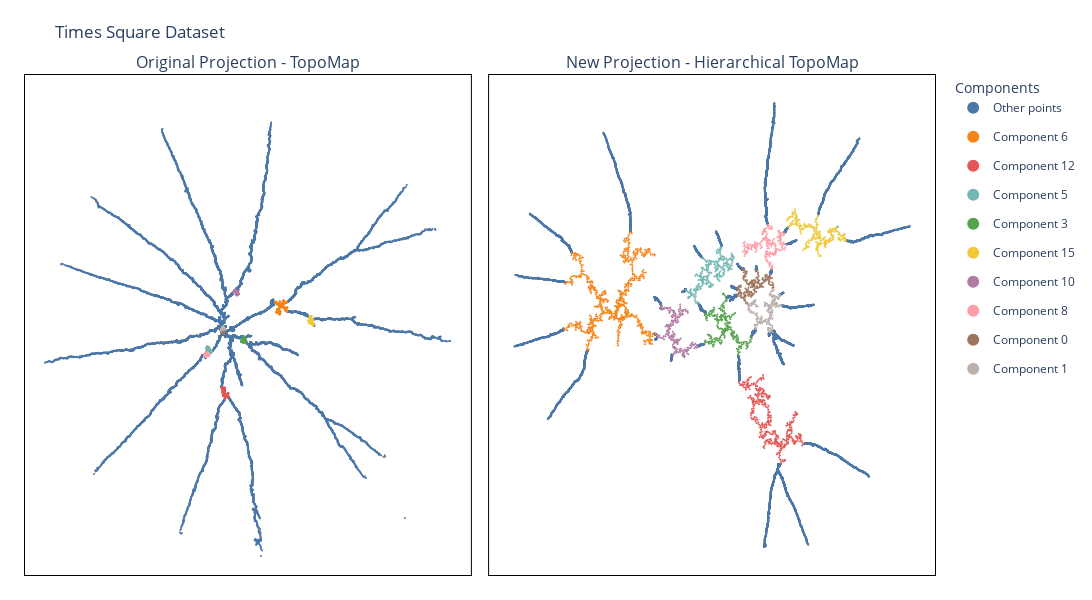

The code cell stored with this chart in its notebook:
### Code cell
components_to_highligth = hiertopomap_times.components_to_scale

fig = plot_topomap_comparison_highlight(proj_topomap_times, proj_hier_times, 
                                        components_to_highligth, df_comp_times)
fig.update_layout(title='Times Square Dataset', 
                  xaxis=dict(range=[-1800, 1600],showticklabels=False), 
                  yaxis=dict(range=[19950,23500],showticklabels=False),
                    height=600,
                    width=1200,
                  )
fig.write_image("Comparison-TimesSquare.png", scale=3)
fig.show()

### Figure 1 — Plotly figure (JSON) as saved in the notebook; plotly's stock layout.template omitted (floating-point values rounded to 4 significant figures; data arrays with more than 128 entries replaced by an {"elided": "..."} marker saying what was removed)
{"data": [{"legendgroup": "Other points", "marker": {"color": "#4C78A8", "size": 2}, "mode": "markers", "name": "Other points", "type": "scatter", "x": {"elided": "15273 float values"}, "xaxis": "x", "y": {"elided": "15273 float values"}, "yaxis": "y"}, {"legendgroup": "Component 6", "marker": {"color": "#F58518", "size": 2}, "mode": "markers", "name": "Component 6", "type": "scatter", "x": {"elided": "593 float values"}, "xaxis": "x", "y": {"elided": "593 float values"}, "yaxis": "y"}, {"legendgroup": "Component 12", "marker": {"color": "#E45756", "size": 2}, "mode": "markers", "name": "Component 12", "type": "scatter", "x": {"elided": "346 float values"}, "xaxis": "x", "y": {"elided": "346 float values"}, "yaxis": "y"}, {"legendgroup": "Component 5", "marker": {"color": "#72B7B2", "size": 2}, "mode": "markers", "name": "Component 5", "type": "scatter", "x": {"elided": "217 float values"}, "xaxis": "x", "y": {"elided": "217 float values"}, "yaxis": "y"}, {"legendgroup": "Component 3", "marker": {"color": "#54A24B", "size": 2}, "mode": "markers", "name": "Component 3", "type": "scatter", "x": {"elided": "209 float values"}, "xaxis": "x", "y": {"elided": "209 float values"}, "yaxis": "y"}, {"legendgroup": "Component 15", "marker": {"color": "#EECA3B", "size": 2}, "mode": "markers", "name": "Component 15", "type": "scatter", "x": {"elided": "202 float values"}, "xaxis": "x", "y": {"elided": "202 float values"}, "yaxis": "y"}, {"legendgroup": "Component 10", "marker": {"color": "#B279A2", "size": 2}, "mode": "markers", "name": "Component 10", "type": "scatter", "x": {"elided": "174 float values"}, "xaxis": "x", "y": {"elided": "174 float values"}, "yaxis": "y"}, {"legendgroup": "Component 8", "marker": {"color": "#FF9DA6", "size": 2}, "mode": "markers", "name": "Component 8", "type": "scatter", "x": {"elided": "173 float values"}, "xaxis": "x", "y": {"elided": "173 float values"}, "yaxis": "y"}, {"legendgroup": "Component 0", "marker": {"color": "#9D755D", "size": 2}, "mode": "markers", "name": "Component 0", "type": "scatter", "x": {"elided": "168 float values"}, "xaxis": "x", "y": {"elided": "168 float values"}, "yaxis": "y"}, {"legendgroup": "Component 1", "marker": {"color": "#BAB0AC", "size": 2}, "mode": "markers", "name": "Component 1", "type": "scatter", "x": {"elided": "165 float values"}, "xaxis": "x", "y": {"elided": "165 float values"}, "yaxis": "y"}, {"legendgroup": "Other points", "marker": {"color": "#4C78A8", "size": 2}, "mode": "markers", "name": "Other points", "showlegend": false, "type": "scatter", "x": {"elided": "15273 float values"}, "xaxis": "x2", "y": {"elided": "15273 float values"}, "yaxis": "y2"}, {"legendgroup": "Component 6", "marker": {"color": "#F58518", "size": 2}, "mode": "markers", "name": "Component 6", "showlegend": false, "type": "scatter", "x": {"elided": "593 float values"}, "xaxis": "x2", "y": {"elided": "593 float values"}, "yaxis": "y2"}, {"legendgroup": "Component 12", "marker": {"color": "#E45756", "size": 2}, "mode": "markers", "name": "Component 12", "showlegend": false, "type": "scatter", "x": {"elided": "346 float values"}, "xaxis": "x2", "y": {"elided": "346 float values"}, "yaxis": "y2"}, {"legendgroup": "Component 5", "marker": {"color": "#72B7B2", "size": 2}, "mode": "markers", "name": "Component 5", "showlegend": false, "type": "scatter", "x": {"elided": "217 float values"}, "xaxis": "x2", "y": {"elided": "217 float values"}, "yaxis": "y2"}, {"legendgroup": "Component 3", "marker": {"color": "#54A24B", "size": 2}, "mode": "markers", "name": "Component 3", "showlegend": false, "type": "scatter", "x": {"elided": "209 float values"}, "xaxis": "x2", "y": {"elided": "209 float values"}, "yaxis": "y2"}, {"legendgroup": "Component 15", "marker": {"color": "#EECA3B", "size": 2}, "mode": "markers", "name": "Component 15", "showlegend": false, "type": "scatter", "x": {"elided": "202 float values"}, "xaxis": "x2", "y": {"elided": "202 float values"}, "yaxis": "y2"}, {"legendgroup": "Component 10", "marker": {"color": "#B279A2", "size": 2}, "mode": "markers", "name": "Component 10", "showlegend": false, "type": "scatter", "x": {"elided": "174 float values"}, "xaxis": "x2", "y": {"elided": "174 float values"}, "yaxis": "y2"}, {"legendgroup": "Component 8", "marker": {"color": "#FF9DA6", "size": 2}, "mode": "markers", "name": "Component 8", "showlegend": false, "type": "scatter", "x": {"elided": "173 float values"}, "xaxis": "x2", "y": {"elided": "173 float values"}, "yaxis": "y2"}, {"legendgroup": "Component 0", "marker": {"color": "#9D755D", "size": 2}, "mode": "markers", "name": "Component 0", "showlegend": false, "type": "scatter", "x": {"elided": "168 float values"}, "xaxis": "x2", "y": {"elided": "168 float values"}, "yaxis": "y2"}, {"legendgroup": "Component 1", "marker": {"color": "#BAB0AC", "size": 2}, "mode": "markers", "name": "Component 1", "showlegend": false, "type": "scatter", "x": {"elided": "165 float values"}, "xaxis": "x2", "y": {"elided": "165 float values"}, "yaxis": "y2"}], "layout": {"annotations": [{"font": {"size": 16}, "showarrow": false, "text": "Original Projection - TopoMap", "x": 0.245, "xanchor": "center", "xref": "paper", "y": 1, "yanchor": "bottom", "yref": "paper"}, {"font": {"size": 16}, "showarrow": false, "text": "New Projection - Hierarchical TopoMap", "x": 0.755, "xanchor": "center", "xref": "paper", "y": 1, "yanchor": "bottom", "yref": "paper"}], "height": 600, "legend": {"itemsizing": "constant", "title": {"text": "Components"}}, "margin": {"b": 25, "l": 25, "r": 25, "t": 75}, "plot_bgcolor": "white", "title": {"text": "Times Square Dataset"}, "width": 1200, "xaxis": {"anchor": "y", "domain": [0, 0.49], "linecolor": "black", "linewidth": 1, "mirror": true, "range": [-1800, 1600], "showline": true, "showticklabels": false}, "xaxis2": {"anchor": "y2", "domain": [0.51, 1], "linecolor": "black", "linewidth": 1, "mirror": true, "showline": true, "showticklabels": false}, "yaxis": {"anchor": "x", "domain": [0, 1], "linecolor": "black", "linewidth": 1, "mirror": true, "range": [19950, 23500], "showline": true, "showticklabels": false}, "yaxis2": {"anchor": "x2", "domain": [0, 1], "linecolor": "black", "linewidth": 1, "mirror": true, "showline": true, "showticklabels": false}}}
